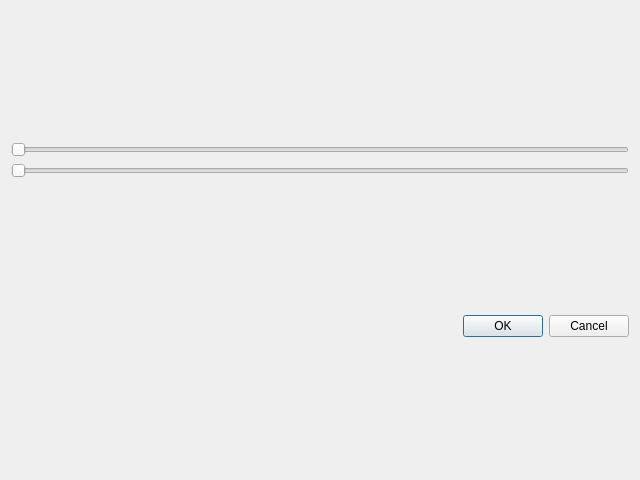
<?xml version="1.0" encoding="UTF-8"?>
<ui version="4.0">
 <class>Dialog</class>
 <widget class="QDialog" name="Dialog">
  <property name="geometry">
   <rect>
    <x>0</x>
    <y>0</y>
    <width>640</width>
    <height>480</height>
   </rect>
  </property>
  <property name="windowTitle">
   <string>Dialog</string>
  </property>
  <layout class="QGridLayout" name="gridLayout">
   <item row="0" column="0">
    <layout class="QVBoxLayout" name="verticalLayout"/>
   </item>
   <item row="0" column="1">
    <layout class="QVBoxLayout" name="verticalLayout_3">
     <item>
      <widget class="QSlider" name="horizontalSlider">
       <property name="orientation">
        <enum>Qt::Horizontal</enum>
       </property>
      </widget>
     </item>
     <item>
      <widget class="QSlider" name="horizontalSlider_2">
       <property name="orientation">
        <enum>Qt::Horizontal</enum>
       </property>
      </widget>
     </item>
    </layout>
   </item>
   <item row="2" column="1">
    <layout class="QHBoxLayout" name="horizontalLayout">
     <item>
      <widget class="QDialogButtonBox" name="buttonBox">
       <property name="orientation">
        <enum>Qt::Horizontal</enum>
       </property>
       <property name="standardButtons">
        <set>QDialogButtonBox::Cancel|QDialogButtonBox::Ok</set>
       </property>
      </widget>
     </item>
    </layout>
   </item>
  </layout>
 </widget>
 <resources/>
 <connections>
  <connection>
   <sender>buttonBox</sender>
   <signal>accepted()</signal>
   <receiver>Dialog</receiver>
   <slot>accept()</slot>
   <hints>
    <hint type="sourcelabel">
     <x>248</x>
     <y>254</y>
    </hint>
    <hint type="destinationlabel">
     <x>157</x>
     <y>274</y>
    </hint>
   </hints>
  </connection>
  <connection>
   <sender>buttonBox</sender>
   <signal>rejected()</signal>
   <receiver>Dialog</receiver>
   <slot>reject()</slot>
   <hints>
    <hint type="sourcelabel">
     <x>316</x>
     <y>260</y>
    </hint>
    <hint type="destinationlabel">
     <x>286</x>
     <y>274</y>
    </hint>
   </hints>
  </connection>
 </connections>
</ui>
